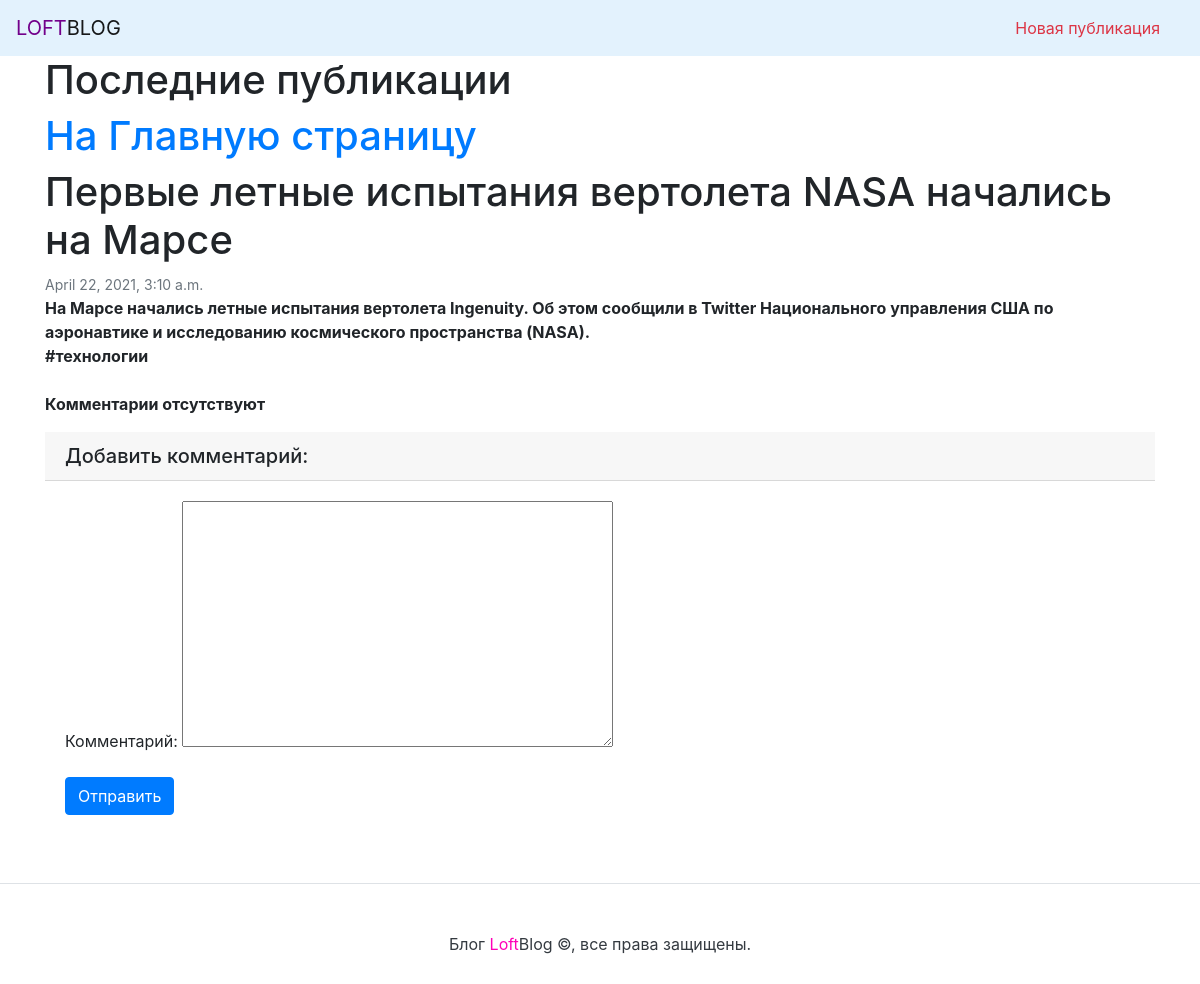
The page /post/25 on the database its author committed.
### posts/models.py (models this page shows, shortened)
class Post(models.Model):
    title = models.CharField(max_length=255, verbose_name='Заголовок')
    pub_date = models.DateTimeField(auto_now_add=True,
                                    verbose_name='Дата создания')
    text = models.TextField(verbose_name='Текст')
    tags = models.ForeignKey(Tag, on_delete=models.SET_NULL, null=True,
                             related_name='posts', verbose_name='Тэг')
    class Meta:
        ordering = ['-pub_date']

class Tag(models.Model):
    title = models.CharField(max_length=64, verbose_name='Название тэга')

### posts/views.py (the view)
# urls.py: path('post/<int:post_id>', views.post_page, name='post'),
def post_page(request, post_id):
    post = Post.objects.get(id=post_id)
    comments = post.comments
    new_comment = None
    form = CommentForm(request.POST or None)
    if form.is_valid():
        new_comment = form.save(commit=False)
        new_comment.post = post
        new_comment.save()
        return redirect('posts:post', post_id)
    comment_form = CommentForm()
    context = {'post': post,
               'comments': comments,
               'new_comment': new_comment,
               'comment_form': comment_form
               }
    return render(request, 'post.html', context)

### posts/forms.py
class CommentForm(ModelForm):
    class Meta:
        model = Comment
        fields = ('text', )
        labels = {'text': 'Комментарий'}

### templates/post.html (shortened to what this page needs)
{% extends 'base.html' %}
{% block content %}
{% load filters %}
<h1><a href="{% url 'posts:index' %}">На Главную страницу</a></h1>
<div class="post">
    <header>
        <h1>{{post.title}}</h1>
    </header>
        <small class="text-muted">{{ post.pub_date }}</small>
    <article>
        <strong class="d-block text-gray-dark">{{ post.text|linebreaksbr }}</strong>
    </article>
    <footer>
            {% if post.tags %}
            <strong class="d-block text-gray-dark">#{{ post.tags.title }}</strong>
            {% endif %}
    </footer>
</div><br>
<div class="comments">
    {% for comment in comments.all %}
    <div class="comment">
        <p>
            <small class="text-muted">{{ comment.created }}</small>
        </p>
        <p>
            {{ comment.text|linebreaksbr }}
        </p><br>
    </div>
    {% empty %}
    <p><b>Комментарии отсутствуют</b></p>
    {% endfor %}
</div>
<div class="form">
    <form action="./{{ post.id }}" method="post">
        <h5 class="card-header">Добавить комментарий:</h5>
            <div class="card-body">
                <form>
                    <div class="form-group">
                        {{ comment_form.as_p }}
                    </div>
                    <button type="submit" class="btn btn-primary">Отправить</button>
                </form>
            </div>
    </form>
</div>
{% endblock %}

### rows shown on the page
Post: title "Первые летные испытания вертолета NASA начались на Марсе", pub_date "April 22, 2021, 3:10 a.m.", text "На Марсе начались летные испытания вертолета Ingenuity. Об этом сообщили в Twitter Национального управления США по аэронавтике и исследованию космического пространства (NASА).", tags "технологии"
